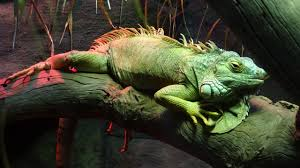
#> input picture topics_of_learning/image.jpg, 300 x 168 px
$ python bluring.py
#> lines starting #> are read from the running program, lines starting #| are printed output that depends on the picture
import cv2
import numpy as np

img = cv2.imread('image.jpg')
#> img is the input picture: shape (168, 300, 3); mean B, G, R 46.3, 65, 65.3

# gaussian blur
img_gaussian = cv2.GaussianBlur(img, (7, 7), 0)
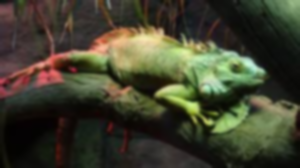
#> img_gaussian: shape (168, 300, 3); mean B, G, R 46.3, 65, 65.3
cv2.imshow('Gaussian bluring', img_gaussian)
cv2.waitKey(0)

# median blur
img_median = cv2.medianBlur(img, 5)
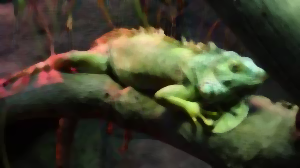
#> img_median: shape (168, 300, 3); mean B, G, R 45.7, 64.6, 64.7
cv2.imshow('median bluring', img_median)
cv2.waitKey(0)

# bilateral bluring
img_bilateral = cv2.bilateralFilter(img, 9, 75, 75)
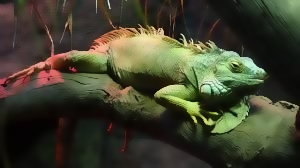
#> img_bilateral: shape (168, 300, 3); mean B, G, R 46.3, 64.9, 65.2
cv2.imshow('bilateral bluring', img_bilateral)
cv2.waitKey(0)

cv2.destroyAllWindows()
